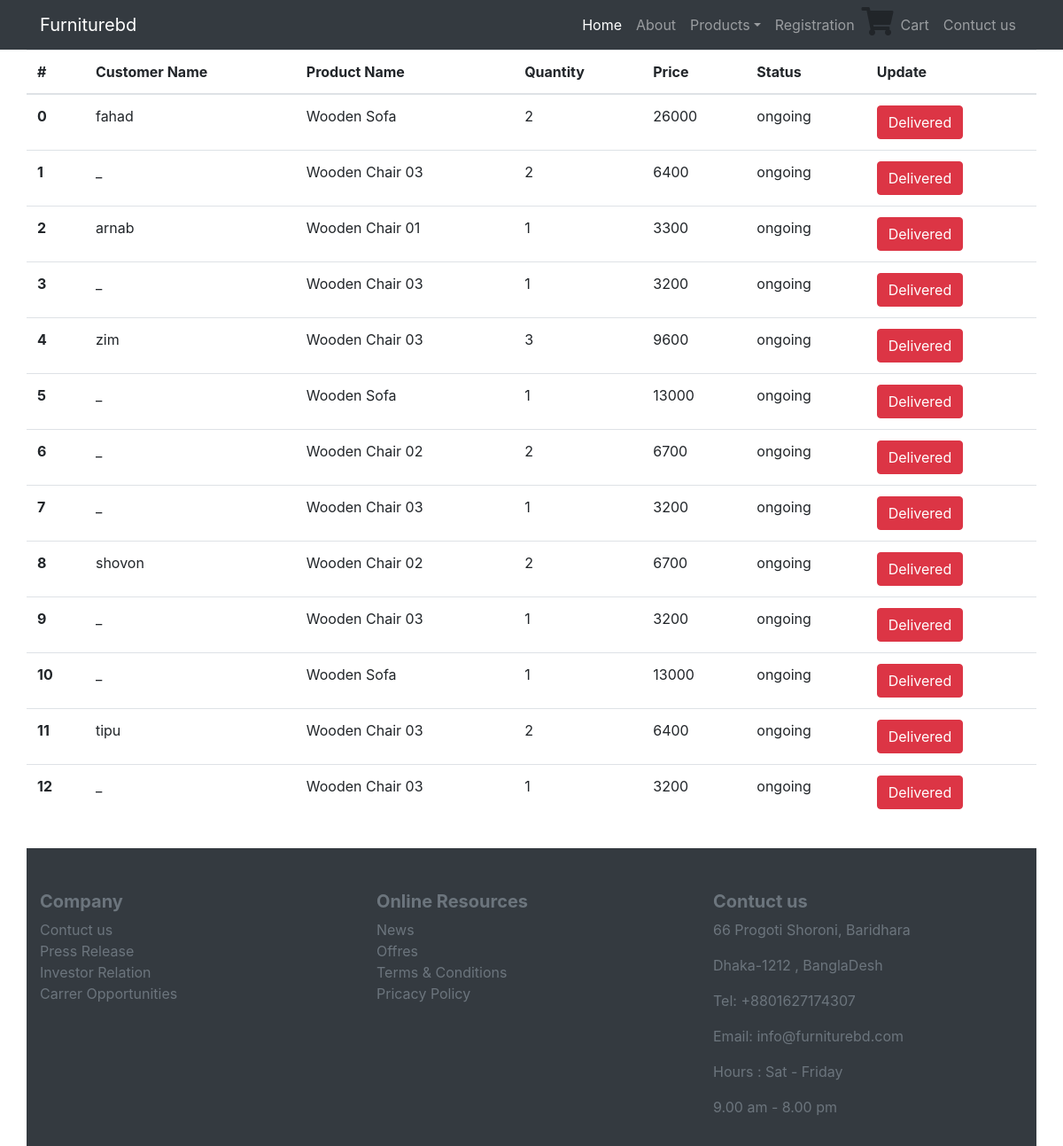
Screenshot of /checkOrder.php with the database file from the repository.
### tables this page shows
CREATE TABLE `shopingcart` (
  `cartId` int(11) NOT NULL,
  `id` int(11) NOT NULL,
  `productName` varchar(255) NOT NULL,
  `qty` int(11) NOT NULL,
  `price` float NOT NULL,
  `status` varchar(255) NOT NULL,
  `indexID` int(11) NOT NULL
);

CREATE TABLE `registration` (
  `id` int(11) NOT NULL,
  `userID` varchar(255) NOT NULL,
  `password` varchar(255) NOT NULL,
  `email` varchar(255) NOT NULL
);

### checkOrder.php (the view, shortened to what this page needs)
<!doctype html>
<html lang="en">
  <head>
    <link rel="stylesheet" href="https://maxcdn.bootstrapcdn.com/bootstrap/4.0.0/css/bootstrap.min.css">
    <link rel="stylesheet" href="https://use.fontawesome.com/releases/v5.8.1/css/all.css">
  </head>
  <body>
        <nav class="navbar navbar-expand-lg navbar-dark bg-dark">
        <div class="container">
             <a class="navbar-brand" href="#">Furniturebd</a>
                <div class="collapse navbar-collapse" id="navbarSupportedContent">
                <ul class="navbar-nav ml-auto">
                    <li class="nav-item active">
                        <a class="nav-link" href="index.php">Home </a>
                    </li>
                    <li class="nav-item">
                        <a class="nav-link" href="imageUpload.php">About</a>
                    </li>
                    <li class="nav-item dropdown">
                                        <a class="nav-link dropdown-toggle" href="#" id="navbarDropdown" role="button" data-toggle="dropdown">Products</a>
                    </li>
                    <li class="nav-item">
                        <a class="nav-link" href="registration.php">Registration</a>
                   </li>
                   <li class="nav-item">
                   <div class="btn-group">
                       <i class="fas fa-shopping-cart fa-2x "></i>
                       <a class="nav-link" href="cart.php">Cart</a>
                   </div>
                   </li>
                   <li class="nav-item">
                        <a class="nav-link" href="contuct.php">Contuct us</a>
                    </li>
                </ul>
              </div>
         </div>
    </nav>
    <div class="container mb-3">
       <div class="row">
            <table class="table">
              <thead>
                <tr>
                    <th scope="col">#</th>
                    <th scope="col">Customer Name</th>
                    <th scope="col">Product Name</th>
                    <th scope="col">Quantity</th>
                    <th scope="col">Price</th>
                    <th scope="col">Status</th>
                    <th scope="col">Update</th>
                </tr>
              </thead>
              <tbody>
              <?php
                $connection = mysqli_connect('localhost','root');
                mysqli_select_db($connection,'Furniturebd');
                $sql = "SELECT userID, productName, qty, price,status,cartId FROM `registration` JOIN `shopingcart` on registration.id = shopingcart.id WHERE status = 'ongoing' ORDER BY shopingcart.id";
                $queryfire = mysqli_query($connection,$sql);
                $num = mysqli_num_rows($queryfire);
                $i = 0;
                $cus = '';
                if($num>0)
                {
                    while($product = mysqli_fetch_array($queryfire))
                    {
                        ?>
                        <tr>
                            <from method = "post">
                                <th scope="row"><?php echo $i; ?></th>
                                <td>
                                <?php
                                    if($cus == ''){
                                        echo $product['userID'];
                                        $cus = $product['userID'];
                                    }
                                    else if($cus == $product['userID'])
                                    {
                                        echo '_';
                                    }
                                    else
                                    {
                                        echo $product['userID'];
                                        $cus = $product['userID'];
                                    }
                                ?>
                                </td>
                                <td><?php echo $product['productName']; ?></td>
                                <td><?php echo $product['qty']; ?></td>
                                <td><?php echo $product['price']; ?></td>
                                <td><?php echo $product['status']; ?></td>
                                <td><a class="btn btn-danger" href="checkOrder.php?id=<?php echo $product['cartId']; ?>">Delivered</a></td>
                            </from>
                        </tr>
                        <?php
                        $i = $i + 1;
                    }
                }
                  ?>
              </tbody>
           </table>
        </div>
      </div>
                 <div class="container">
        <div class="row bg-dark">
            <div class="col-lg-4 col-md-12 cpl-sm-12 float-lg-left float-md-left mt-5 ">
               <div>
                   <h5 class = "font-weight-bold text-secondary">Company</h5>
               </div>
                <div>
                    <a class="text-secondary" href="">Contuct us</a>
                </div>
                <div>
                    <a class="text-secondary" href="">Press Release</a>
                </div>
                <div>
                    <a class="text-secondary" href="">Investor Relation</a>
                </div>
                <div>
                    <a class="text-secondary" href="">Carrer Opportunities</a>
                </div>
            </div>
            <div class="col-lg-4 col-md-12 cpl-sm-12 float-lg-left float-md-left mt-5">
               <div>
                   <h5 class = "font-weight-bold text-secondary">Online Resources</h5>
               </div>
                <div>
                    <a class="text-secondary" href="">News</a>
                </div>
                <div>
                    <a class="text-secondary" href="">Offres</a>
                </div>
                <div>
                    <a class="text-secondary" href="">Terms &amp; Conditions</a>
                </div>
                <div>
                    <a class="text-secondary" href="">Pricacy  Policy</a>
                </div>
            </div>
            <div class="col-lg-4 col-md-12 cpl-sm-12 float-lg-left float-md-left mt-5 mb-3">
               <div>
                   <h5 class = "font-weight-bold text-secondary">Contuct us</h5>
               </div>
                <div>
                    <p class="text-secondary">66 Progoti Shoroni, Baridhara</p>
                </div>
                <div>
                    <p class="text-secondary" >Dhaka-1212 , BanglaDesh</p>
                </div>
                <div>
                    <p class="text-secondary" >Tel: +8801627174307</p>
                </div>
                <div>
                    <p class="text-secondary">Email: info&#64;furniturebd.com </p>
                </div>
                <div>
                    <p class="text-secondary">Hours : Sat - Friday</p>
                </div>
                <div>
                    <p class="text-secondary">9.00 am - 8.00 pm</p>
                </div>
            </div>
        </div>
    </div>
  </body>
</html>

### rows the page displays
shopingcart: id.userID "fahad", productName "Wooden Sofa", qty "2", price "26000", status "ongoing"
shopingcart: shows "_", productName "Wooden Chair 03", qty "2", price "6400", status "ongoing"
shopingcart: id.userID "arnab", productName "Wooden Chair 01", qty "1", price "3300", status "ongoing"
shopingcart: shows "_", productName "Wooden Chair 03", qty "1", price "3200", status "ongoing"
shopingcart: id.userID "zim", productName "Wooden Chair 03", qty "3", price "9600", status "ongoing"
shopingcart: shows "_", productName "Wooden Sofa", qty "1", price "13000", status "ongoing"
shopingcart: shows "_", productName "Wooden Chair 02", qty "2", price "6700", status "ongoing"
shopingcart: shows "_", productName "Wooden Chair 03", qty "1", price "3200", status "ongoing"
shopingcart: id.userID "shovon", productName "Wooden Chair 02", qty "2", price "6700", status "ongoing"
shopingcart: shows "_", productName "Wooden Chair 03", qty "1", price "3200", status "ongoing"
shopingcart: shows "_", productName "Wooden Sofa", qty "1", price "13000", status "ongoing"
shopingcart: id.userID "tipu", productName "Wooden Chair 03", qty "2", price "6400", status "ongoing"
shopingcart: shows "_", productName "Wooden Chair 03", qty "1", price "3200", status "ongoing"
